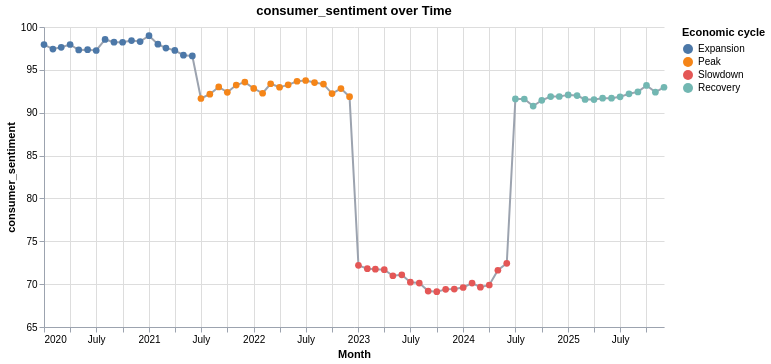

Notebook code cell kept with this figure:
### Code cell
time_series('consumer_sentiment')

### Figure 1 — Vega-Lite specification as saved in the notebook (floating-point values rounded to 4 significant figures)
{"config": {"view": {"continuousWidth": 300, "continuousHeight": 300, "strokeWidth": 0}, "axis": {"domainColor": "#9ca3af", "labelColor": "#000", "tickColor": "#9ca3af", "titleColor": "#000"}}, "layer": [{"mark": {"type": "line", "color": "#9ca3af"}, "encoding": {"x": {"field": "economic_date", "title": "Month", "type": "temporal"}, "y": {"field": "consumer_sentiment", "scale": {"zero": false}, "title": "consumer_sentiment", "type": "quantitative"}}}, {"mark": {"type": "circle", "opacity": 1, "size": 45}, "encoding": {"color": {"field": "economic_cycle", "sort": ["Expansion", "Peak", "Slowdown", "Recovery"], "title": "Economic cycle", "type": "nominal"}, "tooltip": [{"field": "economic_date", "format": "%b %Y", "type": "temporal"}, {"field": "economic_cycle", "type": "nominal"}, {"field": "consumer_sentiment", "type": "quantitative"}], "x": {"field": "economic_date", "title": "Month", "type": "temporal"}, "y": {"field": "consumer_sentiment", "scale": {"zero": false}, "title": "consumer_sentiment", "type": "quantitative"}}}], "data": {"name": "data-bff0762069ebf64c452d120837effaa9"}, "height": 300, "title": "consumer_sentiment over Time", "width": 620, "$schema": "https://vega.github.io/schema/vega-lite/v5.20.1.json", "datasets": {"data-bff0762069ebf64c452d120837effaa9": [{"economic_date": "2020-01-01T00:00:00", "economic_cycle": "Expansion", "consumer_sentiment": 97.95}, {"economic_date": "2020-02-01T00:00:00", "economic_cycle": "Expansion", "consumer_sentiment": 97.43}, {"economic_date": "2020-03-01T00:00:00", "economic_cycle": "Expansion", "consumer_sentiment": 97.63}, {"economic_date": "2020-04-01T00:00:00", "economic_cycle": "Expansion", "consumer_sentiment": 97.96}, {"economic_date": "2020-05-01T00:00:00", "economic_cycle": "Expansion", "consumer_sentiment": 97.32}, {"economic_date": "2020-06-01T00:00:00", "economic_cycle": "Expansion", "consumer_sentiment": 97.35}, {"economic_date": "2020-07-01T00:00:00", "economic_cycle": "Expansion", "consumer_sentiment": 97.26}, {"economic_date": "2020-08-01T00:00:00", "economic_cycle": "Expansion", "consumer_sentiment": 98.55}, {"economic_date": "2020-09-01T00:00:00", "economic_cycle": "Expansion", "consumer_sentiment": 98.23}, {"economic_date": "2020-10-01T00:00:00", "economic_cycle": "Expansion", "consumer_sentiment": 98.22}, {"economic_date": "2020-11-01T00:00:00", "economic_cycle": "Expansion", "consumer_sentiment": 98.42}, {"economic_date": "2020-12-01T00:00:00", "economic_cycle": "Expansion", "consumer_sentiment": 98.3}, {"economic_date": "2021-01-01T00:00:00", "economic_cycle": "Expansion", "consumer_sentiment": 98.99}, {"economic_date": "2021-02-01T00:00:00", "economic_cycle": "Expansion", "consumer_sentiment": 97.99}, {"economic_date": "2021-03-01T00:00:00", "economic_cycle": "Expansion", "consumer_sentiment": 97.54}, {"economic_date": "2021-04-01T00:00:00", "economic_cycle": "Expansion", "consumer_sentiment": 97.27}, {"economic_date": "2021-05-01T00:00:00", "economic_cycle": "Expansion", "consumer_sentiment": 96.71}, {"economic_date": "2021-06-01T00:00:00", "economic_cycle": "Expansion", "consumer_sentiment": 96.62}, {"economic_date": "2021-07-01T00:00:00", "economic_cycle": "Peak", "consumer_sentiment": 91.66}, {"economic_date": "2021-08-01T00:00:00", "economic_cycle": "Peak", "consumer_sentiment": 92.16}, {"economic_date": "2021-09-01T00:00:00", "economic_cycle": "Peak", "consumer_sentiment": 93.01}, {"economic_date": "2021-10-01T00:00:00", "economic_cycle": "Peak", "consumer_sentiment": 92.38}, {"economic_date": "2021-11-01T00:00:00", "economic_cycle": "Peak", "consumer_sentiment": 93.23}, {"economic_date": "2021-12-01T00:00:00", "economic_cycle": "Peak", "consumer_sentiment": 93.57}, {"economic_date": "2022-01-01T00:00:00", "economic_cycle": "Peak", "consumer_sentiment": 92.83}, {"economic_date": "2022-02-01T00:00:00", "economic_cycle": "Peak", "consumer_sentiment": 92.27}, {"economic_date": "2022-03-01T00:00:00", "economic_cycle": "Peak", "consumer_sentiment": 93.38}, {"economic_date": "2022-04-01T00:00:00", "economic_cycle": "Peak", "consumer_sentiment": 92.97}, {"economic_date": "2022-05-01T00:00:00", "economic_cycle": "Peak", "consumer_sentiment": 93.25}, {"economic_date": "2022-06-01T00:00:00", "economic_cycle": "Peak", "consumer_sentiment": 93.67}, {"economic_date": "2022-07-01T00:00:00", "economic_cycle": "Peak", "consumer_sentiment": 93.76}, {"economic_date": "2022-08-01T00:00:00", "economic_cycle": "Peak", "consumer_sentiment": 93.52}, {"economic_date": "2022-09-01T00:00:00", "economic_cycle": "Peak", "consumer_sentiment": 93.34}, {"economic_date": "2022-10-01T00:00:00", "economic_cycle": "Peak", "consumer_sentiment": 92.23}, {"economic_date": "2022-11-01T00:00:00", "economic_cycle": "Peak", "consumer_sentiment": 92.82}, {"economic_date": "2022-12-01T00:00:00", "economic_cycle": "Peak", "consumer_sentiment": 91.87}, {"economic_date": "2023-01-01T00:00:00", "economic_cycle": "Slowdown", "consumer_sentiment": 72.19}, {"economic_date": "2023-02-01T00:00:00", "economic_cycle": "Slowdown", "consumer_sentiment": 71.8}, {"economic_date": "2023-03-01T00:00:00", "economic_cycle": "Slowdown", "consumer_sentiment": 71.74}, {"economic_date": "2023-04-01T00:00:00", "economic_cycle": "Slowdown", "consumer_sentiment": 71.69}, {"economic_date": "2023-05-01T00:00:00", "economic_cycle": "Slowdown", "consumer_sentiment": 70.98}, {"economic_date": "2023-06-01T00:00:00", "economic_cycle": "Slowdown", "consumer_sentiment": 71.09}, {"economic_date": "2023-07-01T00:00:00", "economic_cycle": "Slowdown", "consumer_sentiment": 70.23}, {"economic_date": "2023-08-01T00:00:00", "economic_cycle": "Slowdown", "consumer_sentiment": 70.13}, {"economic_date": "2023-09-01T00:00:00", "economic_cycle": "Slowdown", "consumer_sentiment": 69.19}, {"economic_date": "2023-10-01T00:00:00", "economic_cycle": "Slowdown", "consumer_sentiment": 69.12}, {"economic_date": "2023-11-01T00:00:00", "economic_cycle": "Slowdown", "consumer_sentiment": 69.39}, {"economic_date": "2023-12-01T00:00:00", "economic_cycle": "Slowdown", "consumer_sentiment": 69.43}, {"economic_date": "2024-01-01T00:00:00", "economic_cycle": "Slowdown", "consumer_sentiment": 69.61}, {"economic_date": "2024-02-01T00:00:00", "economic_cycle": "Slowdown", "consumer_sentiment": 70.12}, {"economic_date": "2024-03-01T00:00:00", "economic_cycle": "Slowdown", "consumer_sentiment": 69.65}, {"economic_date": "2024-04-01T00:00:00", "economic_cycle": "Slowdown", "consumer_sentiment": 69.9}, {"economic_date": "2024-05-01T00:00:00", "economic_cycle": "Slowdown", "consumer_sentiment": 71.62}, {"economic_date": "2024-06-01T00:00:00", "economic_cycle": "Slowdown", "consumer_sentiment": 72.43}, {"economic_date": "2024-07-01T00:00:00", "economic_cycle": "Recovery", "consumer_sentiment": 91.61}, {"economic_date": "2024-08-01T00:00:00", "economic_cycle": "Recovery", "consumer_sentiment": 91.6}, {"economic_date": "2024-09-01T00:00:00", "economic_cycle": "Recovery", "consumer_sentiment": 90.78}, {"economic_date": "2024-10-01T00:00:00", "economic_cycle": "Recovery", "consumer_sentiment": 91.45}, {"economic_date": "2024-11-01T00:00:00", "economic_cycle": "Recovery", "consumer_sentiment": 91.88}, {"economic_date": "2024-12-01T00:00:00", "economic_cycle": "Recovery", "consumer_sentiment": 91.89}, {"economic_date": "2025-01-01T00:00:00", "economic_cycle": "Recovery", "consumer_sentiment": 92.08}, {"economic_date": "2025-02-01T00:00:00", "economic_cycle": "Recovery", "consumer_sentiment": 92.0}, {"economic_date": "2025-03-01T00:00:00", "economic_cycle": "Recovery", "consumer_sentiment": 91.55}, {"economic_date": "2025-04-01T00:00:00", "economic_cycle": "Recovery", "consumer_sentiment": 91.53}, {"economic_date": "2025-05-01T00:00:00", "economic_cycle": "Recovery", "consumer_sentiment": 91.7}, {"economic_date": "2025-06-01T00:00:00", "economic_cycle": "Recovery", "consumer_sentiment": 91.69}, {"economic_date": "2025-07-01T00:00:00", "economic_cycle": "Recovery", "consumer_sentiment": 91.85}, {"economic_date": "2025-08-01T00:00:00", "economic_cycle": "Recovery", "consumer_sentiment": 92.21}, {"economic_date": "2025-09-01T00:00:00", "economic_cycle": "Recovery", "consumer_sentiment": 92.43}, {"economic_date": "2025-10-01T00:00:00", "economic_cycle": "Recovery", "consumer_sentiment": 93.18}, {"economic_date": "2025-11-01T00:00:00", "economic_cycle": "Recovery", "consumer_sentiment": 92.4}, {"economic_date": "2025-12-01T00:00:00", "economic_cycle": "Recovery", "consumer_sentiment": 92.97}]}}
